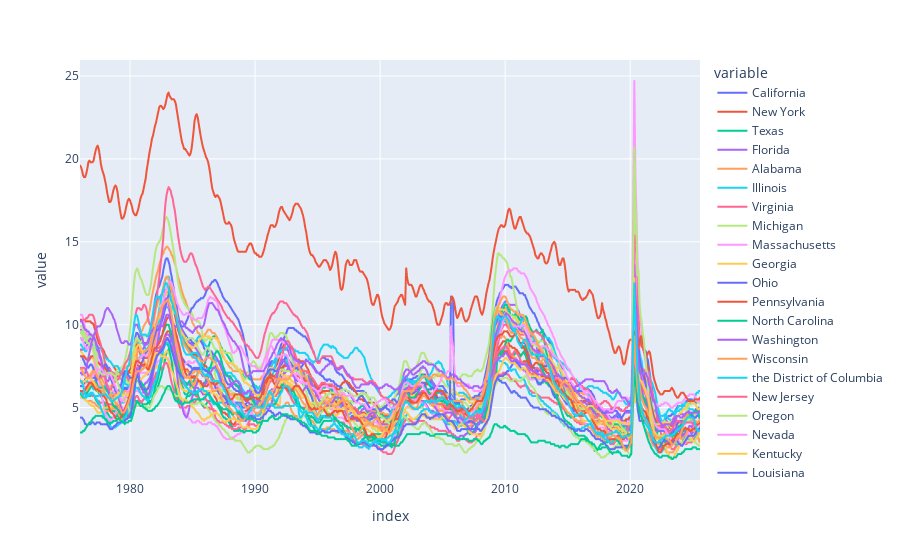

Write notebook code for a chart like this one.
### Code cell
# Plot states Unemployment Rate
px.line(uemp_states)

### Figure 1 — Plotly figure (JSON) as saved in the notebook; plotly's stock layout.template omitted (floating-point values rounded to 4 significant figures; data arrays with more than 128 entries replaced by an {"elided": "..."} marker saying what was removed)
{"data": [{"hovertemplate": "variable=California<br>index=%{x}<br>value=%{y}<extra></extra>", "legendgroup": "California", "line": {"color": "#636efa", "dash": "solid"}, "marker": {"symbol": "circle"}, "mode": "lines", "name": "California", "showlegend": true, "type": "scattergl", "x": {"elided": "594 str values"}, "xaxis": "x", "y": {"elided": "594 float values"}, "yaxis": "y"}, {"hovertemplate": "variable=New York<br>index=%{x}<br>value=%{y}<extra></extra>", "legendgroup": "New York", "line": {"color": "#EF553B", "dash": "solid"}, "marker": {"symbol": "circle"}, "mode": "lines", "name": "New York", "showlegend": true, "type": "scattergl", "x": {"elided": "594 str values"}, "xaxis": "x", "y": {"elided": "594 float values"}, "yaxis": "y"}, {"hovertemplate": "variable=Texas<br>index=%{x}<br>value=%{y}<extra></extra>", "legendgroup": "Texas", "line": {"color": "#00cc96", "dash": "solid"}, "marker": {"symbol": "circle"}, "mode": "lines", "name": "Texas", "showlegend": true, "type": "scattergl", "x": {"elided": "594 str values"}, "xaxis": "x", "y": {"elided": "594 float values"}, "yaxis": "y"}, {"hovertemplate": "variable=Florida<br>index=%{x}<br>value=%{y}<extra></extra>", "legendgroup": "Florida", "line": {"color": "#ab63fa", "dash": "solid"}, "marker": {"symbol": "circle"}, "mode": "lines", "name": "Florida", "showlegend": true, "type": "scattergl", "x": {"elided": "594 str values"}, "xaxis": "x", "y": {"elided": "594 float values"}, "yaxis": "y"}, {"hovertemplate": "variable=Alabama<br>index=%{x}<br>value=%{y}<extra></extra>", "legendgroup": "Alabama", "line": {"color": "#FFA15A", "dash": "solid"}, "marker": {"symbol": "circle"}, "mode": "lines", "name": "Alabama", "showlegend": true, "type": "scattergl", "x": {"elided": "594 str values"}, "xaxis": "x", "y": {"elided": "594 float values"}, "yaxis": "y"}, {"hovertemplate": "variable=Illinois<br>index=%{x}<br>value=%{y}<extra></extra>", "legendgroup": "Illinois", "line": {"color": "#19d3f3", "dash": "solid"}, "marker": {"symbol": "circle"}, "mode": "lines", "name": "Illinois", "showlegend": true, "type": "scattergl", "x": {"elided": "594 str values"}, "xaxis": "x", "y": {"elided": "594 float values"}, "yaxis": "y"}, {"hovertemplate": "variable=Virginia<br>index=%{x}<br>value=%{y}<extra></extra>", "legendgroup": "Virginia", "line": {"color": "#FF6692", "dash": "solid"}, "marker": {"symbol": "circle"}, "mode": "lines", "name": "Virginia", "showlegend": true, "type": "scattergl", "x": {"elided": "594 str values"}, "xaxis": "x", "y": {"elided": "594 float values"}, "yaxis": "y"}, {"hovertemplate": "variable=Michigan<br>index=%{x}<br>value=%{y}<extra></extra>", "legendgroup": "Michigan", "line": {"color": "#B6E880", "dash": "solid"}, "marker": {"symbol": "circle"}, "mode": "lines", "name": "Michigan", "showlegend": true, "type": "scattergl", "x": {"elided": "594 str values"}, "xaxis": "x", "y": {"elided": "594 float values"}, "yaxis": "y"}, {"hovertemplate": "variable=Massachusetts<br>index=%{x}<br>value=%{y}<extra></extra>", "legendgroup": "Massachusetts", "line": {"color": "#FF97FF", "dash": "solid"}, "marker": {"symbol": "circle"}, "mode": "lines", "name": "Massachusetts", "showlegend": true, "type": "scattergl", "x": {"elided": "594 str values"}, "xaxis": "x", "y": {"elided": "594 float values"}, "yaxis": "y"}, {"hovertemplate": "variable=Georgia<br>index=%{x}<br>value=%{y}<extra></extra>", "legendgroup": "Georgia", "line": {"color": "#FECB52", "dash": "solid"}, "marker": {"symbol": "circle"}, "mode": "lines", "name": "Georgia", "showlegend": true, "type": "scattergl", "x": {"elided": "594 str values"}, "xaxis": "x", "y": {"elided": "594 float values"}, "yaxis": "y"}, {"hovertemplate": "variable=Ohio<br>index=%{x}<br>value=%{y}<extra></extra>", "legendgroup": "Ohio", "line": {"color": "#636efa", "dash": "solid"}, "marker": {"symbol": "circle"}, "mode": "lines", "name": "Ohio", "showlegend": true, "type": "scattergl", "x": {"elided": "594 str values"}, "xaxis": "x", "y": {"elided": "594 float values"}, "yaxis": "y"}, {"hovertemplate": "variable=Pennsylvania<br>index=%{x}<br>value=%{y}<extra></extra>", "legendgroup": "Pennsylvania", "line": {"color": "#EF553B", "dash": "solid"}, "marker": {"symbol": "circle"}, "mode": "lines", "name": "Pennsylvania", "showlegend": true, "type": "scattergl", "x": {"elided": "594 str values"}, "xaxis": "x", "y": {"elided": "594 float values"}, "yaxis": "y"}, {"hovertemplate": "variable=North Carolina<br>index=%{x}<br>value=%{y}<extra></extra>", "legendgroup": "North Carolina", "line": {"color": "#00cc96", "dash": "solid"}, "marker": {"symbol": "circle"}, "mode": "lines", "name": "North Carolina", "showlegend": true, "type": "scattergl", "x": {"elided": "594 str values"}, "xaxis": "x", "y": {"elided": "594 float values"}, "yaxis": "y"}, {"hovertemplate": "variable=Washington<br>index=%{x}<br>value=%{y}<extra></extra>", "legendgroup": "Washington", "line": {"color": "#ab63fa", "dash": "solid"}, "marker": {"symbol": "circle"}, "mode": "lines", "name": "Washington", "showlegend": true, "type": "scattergl", "x": {"elided": "594 str values"}, "xaxis": "x", "y": {"elided": "594 float values"}, "yaxis": "y"}, {"hovertemplate": "variable=Wisconsin<br>index=%{x}<br>value=%{y}<extra></extra>", "legendgroup": "Wisconsin", "line": {"color": "#FFA15A", "dash": "solid"}, "marker": {"symbol": "circle"}, "mode": "lines", "name": "Wisconsin", "showlegend": true, "type": "scattergl", "x": {"elided": "594 str values"}, "xaxis": "x", "y": {"elided": "594 float values"}, "yaxis": "y"}, {"hovertemplate": "variable=the District of Columbia<br>index=%{x}<br>value=%{y}<extra></extra>", "legendgroup": "the District of Columbia", "line": {"color": "#19d3f3", "dash": "solid"}, "marker": {"symbol": "circle"}, "mode": "lines", "name": "the District of Columbia", "showlegend": true, "type": "scattergl", "x": {"elided": "594 str values"}, "xaxis": "x", "y": {"elided": "594 float values"}, "yaxis": "y"}, {"hovertemplate": "variable=New Jersey<br>index=%{x}<br>value=%{y}<extra></extra>", "legendgroup": "New Jersey", "line": {"color": "#FF6692", "dash": "solid"}, "marker": {"symbol": "circle"}, "mode": "lines", "name": "New Jersey", "showlegend": true, "type": "scattergl", "x": {"elided": "594 str values"}, "xaxis": "x", "y": {"elided": "594 float values"}, "yaxis": "y"}, {"hovertemplate": "variable=Oregon<br>index=%{x}<br>value=%{y}<extra></extra>", "legendgroup": "Oregon", "line": {"color": "#B6E880", "dash": "solid"}, "marker": {"symbol": "circle"}, "mode": "lines", "name": "Oregon", "showlegend": true, "type": "scattergl", "x": {"elided": "594 str values"}, "xaxis": "x", "y": {"elided": "594 float values"}, "yaxis": "y"}, {"hovertemplate": "variable=Nevada<br>index=%{x}<br>value=%{y}<extra></extra>", "legendgroup": "Nevada", "line": {"color": "#FF97FF", "dash": "solid"}, "marker": {"symbol": "circle"}, "mode": "lines", "name": "Nevada", "showlegend": true, "type": "scattergl", "x": {"elided": "594 str values"}, "xaxis": "x", "y": {"elided": "594 float values"}, "yaxis": "y"}, {"hovertemplate": "variable=Kentucky<br>index=%{x}<br>value=%{y}<extra></extra>", "legendgroup": "Kentucky", "line": {"color": "#FECB52", "dash": "solid"}, "marker": {"symbol": "circle"}, "mode": "lines", "name": "Kentucky", "showlegend": true, "type": "scattergl", "x": {"elided": "594 str values"}, "xaxis": "x", "y": {"elided": "594 float values"}, "yaxis": "y"}, {"hovertemplate": "variable=Louisiana<br>index=%{x}<br>value=%{y}<extra></extra>", "legendgroup": "Louisiana", "line": {"color": "#636efa", "dash": "solid"}, "marker": {"symbol": "circle"}, "mode": "lines", "name": "Louisiana", "showlegend": true, "type": "scattergl", "x": {"elided": "594 str values"}, "xaxis": "x", "y": {"elided": "594 float values"}, "yaxis": "y"}, {"hovertemplate": "variable=Puerto Rico<br>index=%{x}<br>value=%{y}<extra></extra>", "legendgroup": "Puerto Rico", "line": {"color": "#EF553B", "dash": "solid"}, "marker": {"symbol": "circle"}, "mode": "lines", "name": "Puerto Rico", "showlegend": true, "type": "scattergl", "x": {"elided": "594 str values"}, "xaxis": "x", "y": {"elided": "594 float values"}, "yaxis": "y"}, {"hovertemplate": "variable=Colorado<br>index=%{x}<br>value=%{y}<extra></extra>", "legendgroup": "Colorado", "line": {"color": "#00cc96", "dash": "solid"}, "marker": {"symbol": "circle"}, "mode": "lines", "name": "Colorado", "showlegend": true, "type": "scattergl", "x": {"elided": "594 str values"}, "xaxis": "x", "y": {"elided": "594 float values"}, "yaxis": "y"}, {"hovertemplate": "variable=Arizona<br>index=%{x}<br>value=%{y}<extra></extra>", "legendgroup": "Arizona", "line": {"color": "#ab63fa", "dash": "solid"}, "marker": {"symbol": "circle"}, "mode": "lines", "name": "Arizona", "showlegend": true, "type": "scattergl", "x": {"elided": "594 str values"}, "xaxis": "x", "y": {"elided": "594 float values"}, "yaxis": "y"}, {"hovertemplate": "variable=Tennessee<br>index=%{x}<br>value=%{y}<extra></extra>", "legendgroup": "Tennessee", "line": {"color": "#FFA15A", "dash": "solid"}, "marker": {"symbol": "circle"}, "mode": "lines", "name": "Tennessee", "showlegend": true, "type": "scattergl", "x": {"elided": "594 str values"}, "xaxis": "x", "y": {"elided": "594 float values"}, "yaxis": "y"}, {"hovertemplate": "variable=Minnesota<br>index=%{x}<br>value=%{y}<extra></extra>", "legendgroup": "Minnesota", "line": {"color": "#19d3f3", "dash": "solid"}, "marker": {"symbol": "circle"}, "mode": "lines", "name": "Minnesota", "showlegend": true, "type": "scattergl", "x": {"elided": "594 str values"}, "xaxis": "x", "y": {"elided": "594 float values"}, "yaxis": "y"}, {"hovertemplate": "variable=West Virginia<br>index=%{x}<br>value=%{y}<extra></extra>", "legendgroup": "West Virginia", "line": {"color": "#FF6692", "dash": "solid"}, "marker": {"symbol": "circle"}, "mode": "lines", "name": "West Virginia", "showlegend": true, "type": "scattergl", "x": {"elided": "594 str values"}, "xaxis": "x", "y": {"elided": "594 float values"}, "yaxis": "y"}, {"hovertemplate": "variable=Hawaii<br>index=%{x}<br>value=%{y}<extra></extra>", "legendgroup": "Hawaii", "line": {"color": "#B6E880", "dash": "solid"}, "marker": {"symbol": "circle"}, "mode": "lines", "name": "Hawaii", "showlegend": true, "type": "scattergl", "x": {"elided": "594 str values"}, "xaxis": "x", "y": {"elided": "594 float values"}, "yaxis": "y"}, {"hovertemplate": "variable=Mississippi<br>index=%{x}<br>value=%{y}<extra></extra>", "legendgroup": "Mississippi", "line": {"color": "#FF97FF", "dash": "solid"}, "marker": {"symbol": "circle"}, "mode": "lines", "name": "Mississippi", "showlegend": true, "type": "scattergl", "x": {"elided": "594 str values"}, "xaxis": "x", "y": {"elided": "594 float values"}, "yaxis": "y"}, {"hovertemplate": "variable=Maryland<br>index=%{x}<br>value=%{y}<extra></extra>", "legendgroup": "Maryland", "line": {"color": "#FECB52", "dash": "solid"}, "marker": {"symbol": "circle"}, "mode": "lines", "name": "Maryland", "showlegend": true, "type": "scattergl", "x": {"elided": "594 str values"}, "xaxis": "x", "y": {"elided": "594 float values"}, "yaxis": "y"}, {"hovertemplate": "variable=Iowa<br>index=%{x}<br>value=%{y}<extra></extra>", "legendgroup": "Iowa", "line": {"color": "#636efa", "dash": "solid"}, "marker": {"symbol": "circle"}, "mode": "lines", "name": "Iowa", "showlegend": true, "type": "scattergl", "x": {"elided": "594 str values"}, "xaxis": "x", "y": {"elided": "594 float values"}, "yaxis": "y"}, {"hovertemplate": "variable=Missouri<br>index=%{x}<br>value=%{y}<extra></extra>", "legendgroup": "Missouri", "line": {"color": "#EF553B", "dash": "solid"}, "marker": {"symbol": "circle"}, "mode": "lines", "name": "Missouri", "showlegend": true, "type": "scattergl", "x": {"elided": "594 str values"}, "xaxis": "x", "y": {"elided": "594 float values"}, "yaxis": "y"}, {"hovertemplate": "variable=North Dakota<br>index=%{x}<br>value=%{y}<extra></extra>", "legendgroup": "North Dakota", "line": {"color": "#00cc96", "dash": "solid"}, "marker": {"symbol": "circle"}, "mode": "lines", "name": "North Dakota", "showlegend": true, "type": "scattergl", "x": {"elided": "594 str values"}, "xaxis": "x", "y": {"elided": "594 float values"}, "yaxis": "y"}, {"hovertemplate": "variable=Alaska<br>index=%{x}<br>value=%{y}<extra></extra>", "legendgroup": "Alaska", "line": {"color": "#ab63fa", "dash": "solid"}, "marker": {"symbol": "circle"}, "mode": "lines", "name": "Alaska", "showlegend": true, "type": "scattergl", "x": {"elided": "594 str values"}, "xaxis": "x", "y": {"elided": "594 float values"}, "yaxis": "y"}, {"hovertemplate": "variable=South Carolina<br>index=%{x}<br>value=%{y}<extra></extra>", "legendgroup": "South Carolina", "line": {"color": "#FFA15A", "dash": "solid"}, "marker": {"symbol": "circle"}, "mode": "lines", "name": "South Carolina", "showlegend": true, "type": "scattergl", "x": {"elided": "594 str values"}, "xaxis": "x", "y": {"elided": "594 float values"}, "yaxis": "y"}, {"hovertemplate": "variable=Indiana<br>index=%{x}<br>value=%{y}<extra></extra>", "legendgroup": "Indiana", "line": {"color": "#19d3f3", "dash": "solid"}, "marker": {"symbol": "circle"}, "mode": "lines", "name": "Indiana", "showlegend": true, "type": "scattergl", "x": {"elided": "594 str values"}, "xaxis": "x", "y": {"elided": "594 float values"}, "yaxis": "y"}], "layout": {"legend": {"title": {"text": "variable"}, "tracegroupgap": 0}, "margin": {"t": 60}, "xaxis": {"anchor": "y", "domain": [0, 1], "title": {"text": "index"}}, "yaxis": {"anchor": "x", "domain": [0, 1], "title": {"text": "value"}}}}
